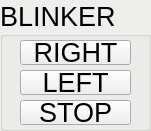
     <widget class="QGroupBox" name="gb2_blinker">
      <property name="enabled">
       <bool>true</bool>
      </property>
      <property name="geometry">
       <rect>
        <x>530</x>
        <y>230</y>
        <width>151</width>
        <height>131</height>
       </rect>
      </property>
      <property name="palette">
       <palette>
        <active>
         <colorrole role="Base">
          <brush brushstyle="SolidPattern">
           <color alpha="255">
            <red>255</red>
            <green>255</green>
            <blue>255</blue>
           </color>
          </brush>
         </colorrole>
         <colorrole role="Window">
          <brush brushstyle="SolidPattern">
           <color alpha="255">
            <red>238</red>
            <green>238</green>
            <blue>236</blue>
           </color>
          </brush>
         </colorrole>
        </active>
        <inactive>
         <colorrole role="Base">
          <brush brushstyle="SolidPattern">
           <color alpha="255">
            <red>255</red>
            <green>255</green>
            <blue>255</blue>
           </color>
          </brush>
         </colorrole>
         <colorrole role="Window">
          <brush brushstyle="SolidPattern">
           <color alpha="255">
            <red>238</red>
            <green>238</green>
            <blue>236</blue>
           </color>
          </brush>
         </colorrole>
        </inactive>
        <disabled>
         <colorrole role="Base">
          <brush brushstyle="SolidPattern">
           <color alpha="255">
            <red>238</red>
            <green>238</green>
            <blue>236</blue>
           </color>
          </brush>
         </colorrole>
         <colorrole role="Window">
          <brush brushstyle="SolidPattern">
           <color alpha="255">
            <red>238</red>
            <green>238</green>
            <blue>236</blue>
           </color>
          </brush>
         </colorrole>
        </disabled>
       </palette>
      </property>
      <property name="font">
       <font>
        <pointsize>20</pointsize>
       </font>
      </property>
      <property name="autoFillBackground">
       <bool>true</bool>
      </property>
      <property name="title">
       <string>BLINKER</string>
      </property>
      <widget class="QPushButton" name="bt2_blinker_right">
       <property name="geometry">
        <rect>
         <x>20</x>
         <y>40</y>
         <width>111</width>
         <height>25</height>
        </rect>
       </property>
       <property name="text">
        <string>RIGHT</string>
       </property>
      </widget>
      <widget class="QPushButton" name="bt2_blinker_left">
       <property name="geometry">
        <rect>
         <x>20</x>
         <y>70</y>
         <width>111</width>
         <height>25</height>
        </rect>
       </property>
       <property name="text">
        <string>LEFT</string>
       </property>
      </widget>
      <widget class="QPushButton" name="bt2_blinker_stop">
       <property name="geometry">
        <rect>
         <x>20</x>
         <y>100</y>
         <width>111</width>
         <height>25</height>
        </rect>
       </property>
       <property name="text">
        <string>STOP</string>
       </property>
      </widget>
     </widget>
